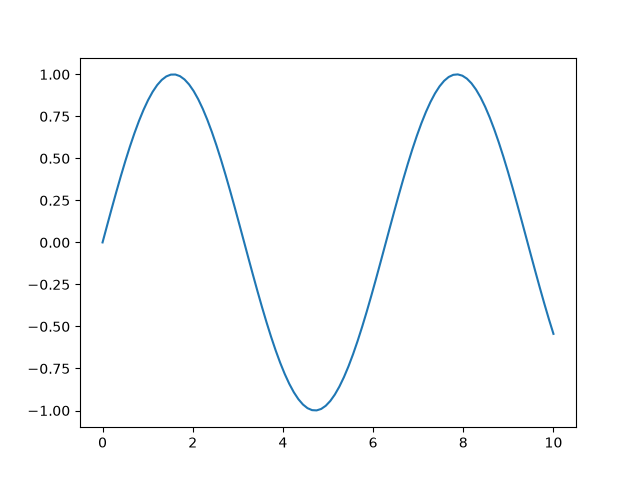

Generate this figure with Python:
import matplotlib.pyplot as plt
import numpy as np

# Create a simple plot
x = np.linspace(0, 10, 100)
y = np.sin(x)

plt.plot(x, y)
plt.savefig('plot.png')
